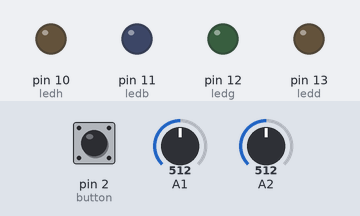
Bench run of a sketch on a simulated Arduino Uno, built with avr-gcc and run on an emulated ATmega328P. Parts: output pins drawn as LEDs (lit = HIGH). The test bench sets the inputs (shaded band); at power-on: A1 = 512, pin 2 (button) HIGH, A2 = 512.

Above: at 1.2 s.
1.3 s: A1 set to 990
2.8 s: A1 set to 1015
At 3.8 s:
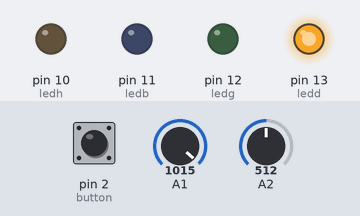
4.3 s: pin 2 (button) pulled LOW for 0.15 s
At 4.49 s:
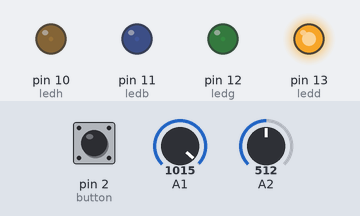
6.0 s: A1 set to 0
At 7.2 s:
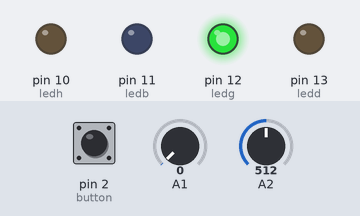
7.5 s: A2 set to 537
At 8.1 s:
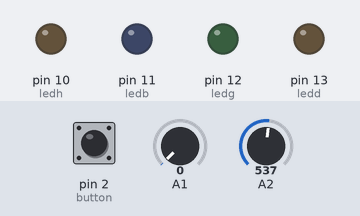
9.0 s: A2 set to 981
10.5 s: A2 set to 1016
At 10.9 s:
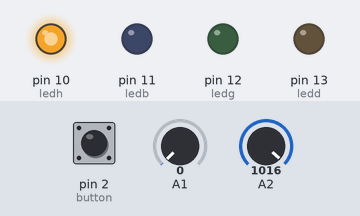
Timing chart, 0 to 13.0 s (numbered marks = the images above; inputs shaded):
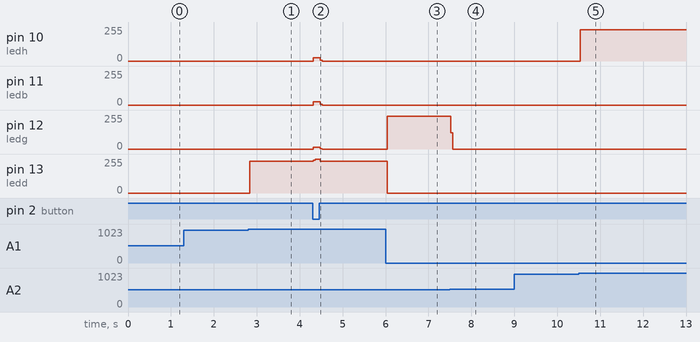

Measured:
- the behaviour switches between 999 and 1000 on A1 (found by bisection; images 0 and 1)
- the behaviour switches between 520 and 521 on A2 (found by bisection; images 3 and 4)
- the behaviour switches between 999 and 1000 on A2 (found by bisection; images 4 and 5)
- after the input at 1.3 s, every drawn part: stays the same
- after the input at 2.8 s, pin 13 (ledd): 0/255 → 239/255 at once
- after the input at 4.3 s, pin 10 (ledh), pin 11 (ledb): 0/255 → 25/255 at once, → 0/255 0.16 s later; pin 12 (ledg): 0/255 → 12/255 at once, → 0/255 0.16 s later; pin 13 (ledd): 239/255 → 255/255 at once, → 238/255 0.16 s later
- after the input at 6.0 s, pin 12 (ledg): 0/255 → 246/255 at once; pin 13 (ledd): 238/255 → 0/255 at once
- after the input at 7.5 s, pin 12 (ledg): 246/255 → 0/255 at once
- after the input at 9.0 s, every drawn part: stays the same
- after the input at 10.5 s, pin 10 (ledh): 0/255 → 234/255 at once

The sketch:

Joystick.ino
```cpp
#define X A2
#define Y A1
#define button 2
#define ledh 10
#define ledb 11
#define ledg 12
#define ledd 13
int axeX ;
int axeY;


void setup() {
  pinMode(ledh,OUTPUT);
  pinMode(ledb,OUTPUT);
  pinMode(ledg,OUTPUT);
  pinMode(ledd,OUTPUT);
  pinMode(button,INPUT_PULLUP);
  Serial.begin(9600);
 }

void loop() {
 axeX=analogRead(A2);
  axeY=analogRead(A1);


  if(digitalRead(button)==LOW)
  {
    digitalWrite(ledh,HIGH);
    digitalWrite(ledb,HIGH);
    digitalWrite(ledg,HIGH);
    digitalWrite(ledd,HIGH);

    }
    else
    {
    digitalWrite(ledd,LOW);
    digitalWrite(ledh,LOW);
    digitalWrite(ledb,LOW);
    digitalWrite(ledg,LOW);
    }

    if(axeX>= 500 && axeY>=1000)
       digitalWrite(ledd,HIGH);
      else
          digitalWrite(ledd,LOW);

    if(axeX<= 520 && axeY<=1)
       digitalWrite(ledg,HIGH);
      else
          digitalWrite(ledg,LOW);

    if(axeX>=1000 && axeY<=550)
       digitalWrite(ledh,HIGH);
      else
          digitalWrite(ledh,LOW);

     if(axeX<=1 && axeY<=550)
       digitalWrite(ledb,HIGH);
      else
          digitalWrite(ledb,LOW);


}
```
